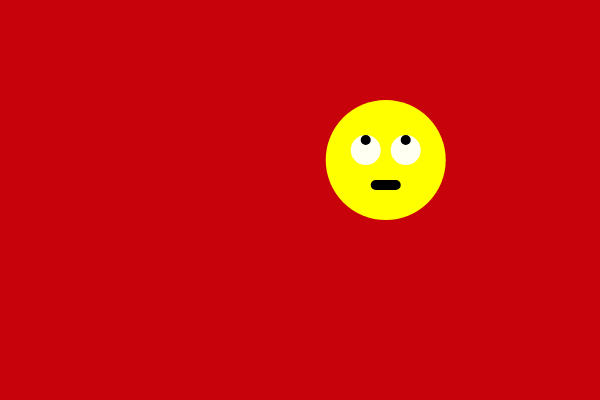
Frame 1 (no input)
Frame 60 (no input): identical to frame 1, image omitted
Frame 120 (the mouse pressed at the canvas centre since frame 60): identical to frame 1, image omitted

The p5.js sketch that drew this single still picture (run headless with seeded random() and noise() and a simulated clock; from frame 60 on, the mouse is pressed at the canvas centre):

// p5.js sketch
// ── sketch.js
var x;
var y;

function setup() {
  createCanvas(600, 400);
  x = random(100, 500);
  y = random(100, 390);
  noStroke();
}

function draw() {
  background(200, 2, 10);
  
  //Face
  fill(x-65, 255, 0);
  ellipse(x, y, 120, 120);
  
  //Left Eye
  fill('#FFFFF2');
  ellipse(x-20, y-10, 30, 30);
  fill(0);
  ellipse(x-20, y-20, 10, 10);
  
  //Right Eye
  fill('#FFFFF2');
  ellipse(x+20, y-10, 30, 30);
  fill(0);
  ellipse(x+20, y-20, 10, 10);
  
  //Mouth
  fill(0);
  rect(x-15, y+20, 30, 10, 20);
  
  
}
